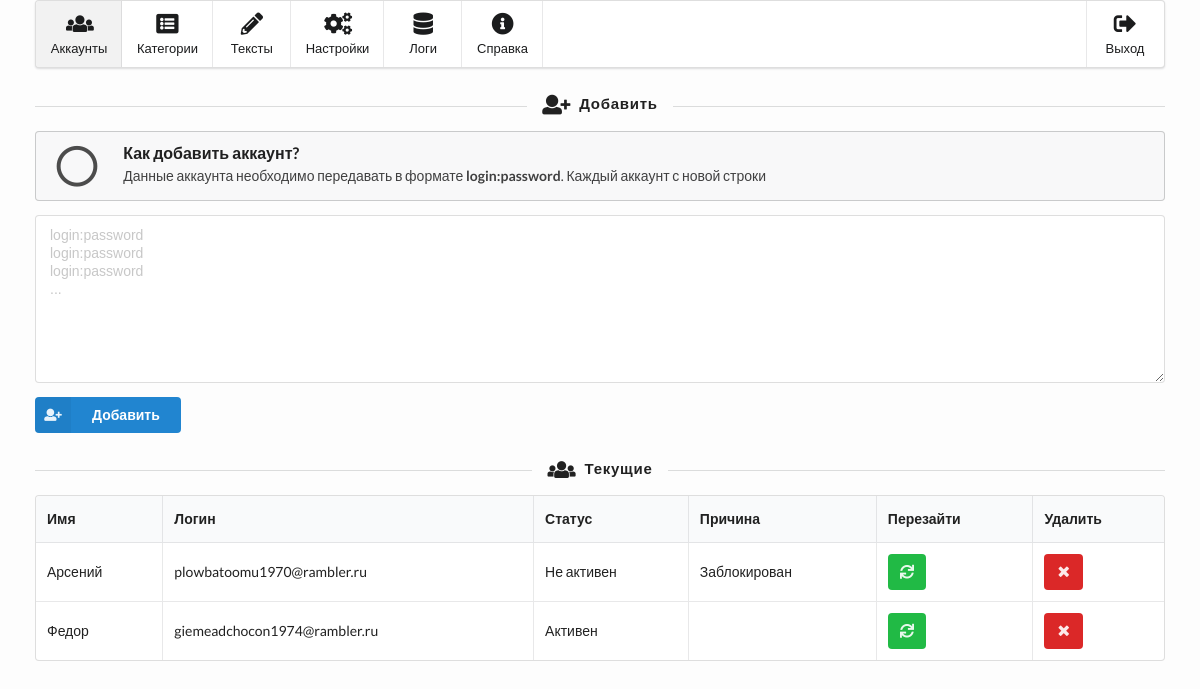
Page /accounts (signed in) on the committed database.
### tables this page shows
CREATE TABLE accounts (id INTEGER PRIMARY KEY AUTOINCREMENT, name VARCHAR (255), login VARCHAR (255) UNIQUE, password VARCHAR (255), sessid VARCHAR (255), auth BOOLEAN (1), captcha BOOLEAN (1), block BOOLEAN (1), nologpas BOOLEAN (1));

### classes/DB.class.php (called while the page is built)
<?php
class DB
{
	static private $connect = null;
	static public function connect()
	{
		if (null === self::$connect) {
			self::$connect = new PDO('sqlite:'.DATABASES.'/database.db') ;
		}
		return self::$connect;
	}
}

### public/pages/back/accounts.php (called while the page is built, shortened)
<?php
$sql = "SELECT id, name, login, auth, captcha, block, nologpas FROM accounts";
$accounts = DB::connect()->query($sql)->fetchAll(PDO::FETCH_OBJ);

### classes/Account.class.php (called while the page is built, shortened)
<?php
class Account
{
	public static function getNonAuthCause($account)
	{
		if ($account->auth) {
			return '';
		} else {
			if ($account->captcha) {
				return 'Каптча';
			} elseif ($account->nologpas) {
				return 'Логин или пароль';
			} elseif ($account->block) {
				return 'Заблокирован';
			} else {
				return 'Неизвестно';
			}
		}
	}
}

### public/pages/front/accounts.php (the view, shortened to what this page needs)
<h4 class="ui horizontal divider header"><i class="add user icon"></i>Добавить</h4>
<div class="ui icon message">
	<i class="help circle outline icon"></i>
	<div class="content">
		<div class="header">
			Как добавить аккаунт?
		</div>
		<p>Данные аккаунта необходимо передавать в формате <b>login:password</b>. Каждый аккаунт с новой строки</p>
	</div>
</div>
<form class="ui form success" action="" method="post">
	<div class="field">
		<textarea name="accounts" placeholder="login:password&#13;&#10;login:password&#13;&#10;login:password&#13;&#10;..."></textarea>
	</div>
	<button type="submit" class="ui primary submit labeled icon button">
		<i class="add user icon"></i>
		Добавить
	</button>
</form>
<?php if ($accounts): ?>
<h4 class="ui horizontal divider header"><i class="users icon"></i>Текущие</h4>
<table class="ui single line celled table">
	<thead>
		<tr>
			<th>Имя</th>
			<th>Логин</th>
			<th>Статус</th>
			<th>Причина</th>
			<th>Перезайти</th>
			<th>Удалить</th>
		</tr>
	</thead>
	<tbody>
		<?php foreach ($accounts as $account): ?>
		<tr>
			<td><?php echo $account->name; ?></td>
			<td><?php echo $account->login; ?></td>
			<td><?php echo $account->auth ? 'Активен' : 'Не активен'; ?></td>
			<td><?php echo Account::getNonAuthCause($account); ?></td>
			<td>
				<form action="" method="post">
					<button type="submit" class="ui positive icon button">
						<i class="refresh icon"></i>
					</button>
				</form>
			</td>
			<td>
				<form action="" method="post">
					<button type="submit" class="ui negative icon button">
						<i class="remove icon"></i>
					</button>
				</form>
			</td>
		</tr>
		<?php endforeach; ?>
	</tbody>
</table>
<?php endif; ?>

### public/style.css (style rules this page uses)
html, body { background-color: #fdfdfd; }
body { padding: 0 35px 0 35px; }

### rows in the picture
accounts: name "Арсений", login "plowbatoomu1970@rambler.ru", auth "Не активен", Account::getNonAuthCause($account) "Заблокирован"
accounts: name "Федор", login "giemeadchocon1974@rambler.ru", auth "Активен"
